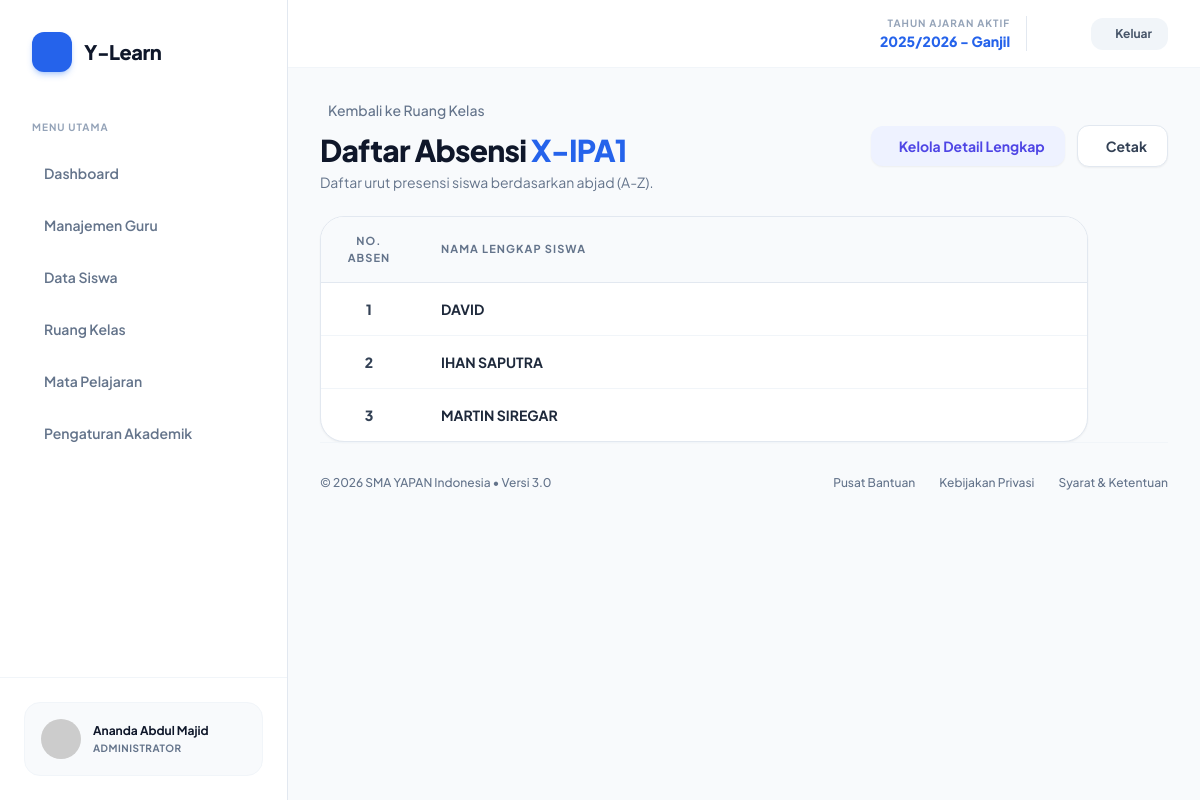
Page /admin/detail_kelas.php?id=1 (signed in) on the committed database.
### tables this page shows
CREATE TABLE `kelas` (
  `id_kelas` int(11) NOT NULL,
  `nama_kelas` varchar(20) NOT NULL
);

CREATE TABLE `users` (
  `id_user` int(11) NOT NULL,
  `username` varchar(50) NOT NULL,
  `password` varchar(255) NOT NULL,
  `nama_lengkap` varchar(100) NOT NULL,
  `nip` varchar(50) DEFAULT NULL,
  `tahun_masuk` varchar(20) DEFAULT NULL,
  `tahun_keluar` varchar(20) DEFAULT 'Sekarang',
  `nisn` varchar(20) DEFAULT NULL,
  `nis` varchar(20) DEFAULT NULL,
  `status_aktif` enum('Aktif','Non-Aktif') DEFAULT 'Aktif',
  `role` enum('admin','guru','siswa') NOT NULL,
  `id_kelas` int(11) DEFAULT NULL,
  `status` varchar(20) DEFAULT 'aktif',
  `id_mapel` int(11) DEFAULT NULL
);

### admin/detail_kelas.php (the view, shortened to what this page needs)
<?php
require_once '../config/koneksi.php';
$id_kelas = mysqli_real_escape_string($koneksi, $_GET['id']);
$q_kelas = mysqli_query($koneksi, "SELECT * FROM kelas WHERE id_kelas = '$id_kelas'");
$info_kelas = mysqli_fetch_assoc($q_kelas);
include '../includes/header.php';
?>
<div class="mb-6 flex flex-col md:flex-row md:items-center justify-between gap-4 print:hidden">
    <div>
        <a href="data_kelas.php" class="text-sm font-medium text-slate-500 hover:text-blue-600 flex items-center gap-2 w-fit transition-colors mb-3">
            <i class="ph ph-arrow-left text-lg"></i> Kembali ke Ruang Kelas
        </a>
        <h1 class="text-3xl font-extrabold text-slate-900 tracking-tight">Daftar Absensi <span class="text-blue-600"><?php echo htmlspecialchars($info_kelas['nama_kelas']); ?></span></h1>
        <p class="text-slate-500 text-sm mt-1">Daftar urut presensi siswa berdasarkan abjad (A-Z).</p>
    </div>
    <div class="flex items-center gap-3 shrink-0">
        <a href="data_siswa.php?kelas=<?php echo $id_kelas; ?>" class="px-5 py-2.5 bg-indigo-50 hover:bg-indigo-600 text-indigo-600 hover:text-white font-bold text-sm rounded-xl transition-colors flex items-center gap-2 shadow-sm">
            <i class="ph ph-users-three text-lg"></i> Kelola Detail Lengkap
        </a>
        <button onclick="window.print()" class="px-5 py-2.5 bg-white border border-slate-200 hover:bg-slate-50 text-slate-700 font-bold text-sm rounded-xl transition-colors flex items-center gap-2 shadow-sm">
            <i class="ph ph-printer text-lg"></i> Cetak
        </button>
    </div>
</div>
<div class="bg-white border border-slate-200 rounded-3xl shadow-sm overflow-hidden max-w-3xl print:border-none print:shadow-none print:max-w-full print:rounded-none">
    <table class="w-full text-left border-collapse">
        <thead>
            <tr class="bg-slate-50 border-b border-slate-200 text-[11px] font-extrabold text-slate-500 uppercase tracking-widest print:bg-white print:text-black">
                <th class="px-6 py-4 w-24 text-center print:border print:border-black">No. Absen</th>
                <th class="px-6 py-4 print:border print:border-black">Nama Lengkap Siswa</th>
            </tr>
        </thead>
        <tbody class="divide-y divide-slate-100 print:divide-none">
            <?php
            $query_siswa = "
                SELECT nama_lengkap FROM users
                WHERE role = 'siswa' AND id_kelas = '$id_kelas'
                ORDER BY nama_lengkap ASC
            ";
            $q_siswa = mysqli_query($koneksi, $query_siswa);
            $no = 1;
            if(mysqli_num_rows($q_siswa) > 0):
                while($siswa = mysqli_fetch_assoc($q_siswa)):
            ?>
            <tr class="hover:bg-slate-50 transition-colors print:text-black">
                <td class="px-6 py-4 text-sm font-extrabold text-slate-700 text-center print:border print:border-black">
                    <?php echo $no++; ?>
                </td>
                <td class="px-6 py-4 print:border print:border-black">
                    <p class="text-sm font-bold text-slate-800 uppercase"><?php echo htmlspecialchars($siswa['nama_lengkap']); ?></p>
                </td>
            </tr>
            <?php
                endwhile;
            endif; ?>
        </tbody>
    </table>
</div>
<?php include '../includes/footer.php'; ?>

### includes/header.php (style rules this page uses)
body { font-family: 'Plus Jakarta Sans', sans-serif; background-color: #f8fafc; }

### rows in the picture
kelas: nama_kelas "X-IPA1"
users: nama_lengkap "DAVID"
users: nama_lengkap "IHAN SAPUTRA"
users: nama_lengkap "MARTIN SIREGAR"

### other values in the picture
$_SESSION['nama'] "Ananda Abdul Majid"
$_SESSION['nama_tahun_aktif'] "2025/2026"
$_SESSION['semester_aktif'] "Ganjil"
